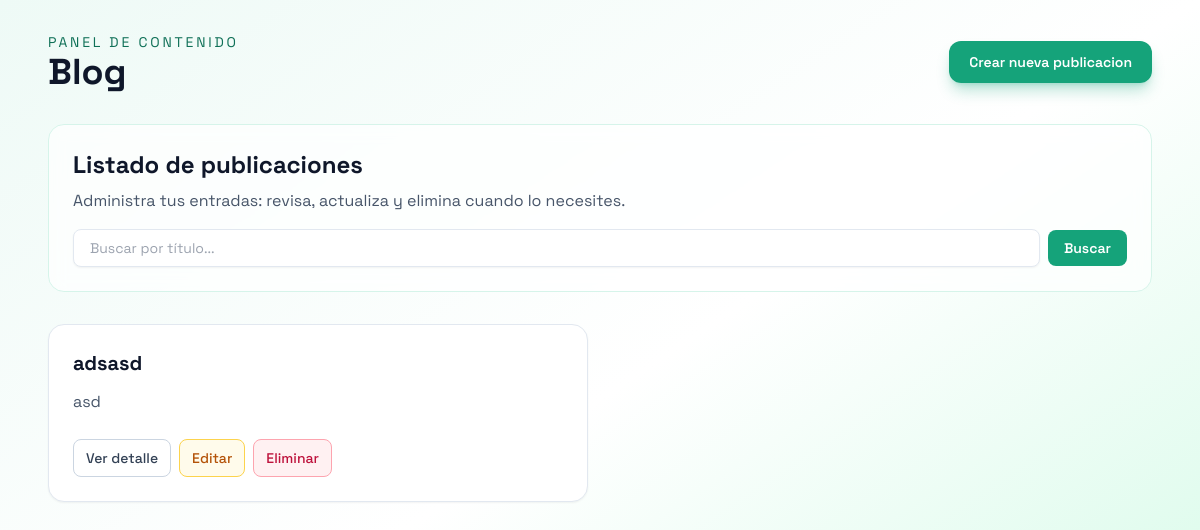
Before: / with the older database file.
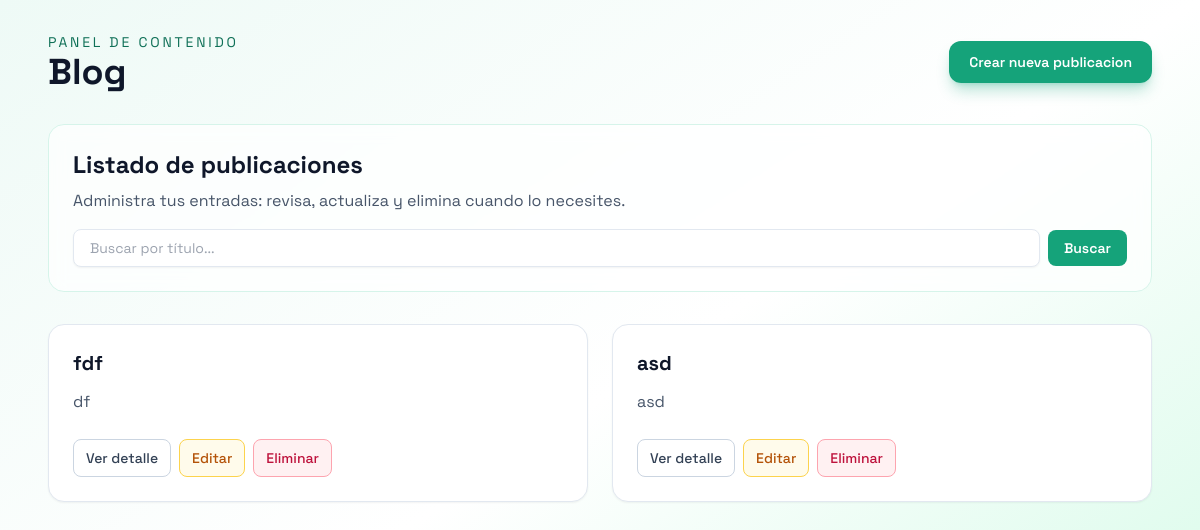
After: the same page with the newer database file.
### blog/models.py (models this page shows, shortened)
class Post(models.Model):
    title = models.CharField(max_length=200)
    content = models.TextField()
    created_at = models.DateTimeField(auto_now_add=True)
    updated_at = models.DateTimeField(auto_now=True)

### blog/views.py (the view)
# urls.py: path('', views.PostListView.as_view(), name='post_list'),
class PostListView(ListView):
    model = Post
    template_name = 'blog/list.html'
    context_object_name = 'posts'
    def get_queryset(self):
        q = self.request.GET.get('q', '').strip()
        if q:
            return Post.objects.filter(title__icontains=q).order_by('-created_at')
        return Post.objects.all().order_by('-created_at')
    def get_context_data(self, **kwargs):
        context = super().get_context_data(**kwargs)
        context['q'] = self.request.GET.get('q', '')
        return context

### templates/blog/list.html (shortened to what this page needs)
<!DOCTYPE html>
<html lang="es">
<head>
    <script src="https://cdn.tailwindcss.com"></script>
</head>
<body class="min-h-screen bg-gradient-to-br from-brand-50 via-white to-emerald-100 text-slate-900" style="font-family: 'Space Grotesk', sans-serif;">
    <header class="mx-auto flex w-full max-w-6xl items-center justify-between px-6 py-8">
        <div>
            <p class="text-sm uppercase tracking-[0.2em] text-brand-700">Panel de contenido</p>
            <h1 class="text-4xl font-bold">Blog</h1>
        </div>
        <nav>
            <a href="{% url 'post_create' %}" class="rounded-xl bg-brand-500 px-5 py-3 text-sm font-semibold text-white shadow-lg shadow-brand-500/30 transition hover:-translate-y-0.5 hover:bg-brand-700">
                Crear nueva publicacion
            </a>
        </nav>
    </header>
    <main class="mx-auto w-full max-w-6xl px-6 pb-12">
        <section class="mb-8 rounded-2xl border border-brand-100 bg-white/70 p-6 backdrop-blur">
            <h2 class="text-2xl font-bold">Listado de publicaciones</h2>
            <p class="mt-2 text-slate-600">Administra tus entradas: revisa, actualiza y elimina cuando lo necesites.</p>
            <form method="get" class="mt-4 flex items-center gap-2">
                <input
                    type="text"
                    name="q"
                    value="{{ q }}"
                    placeholder="Buscar por título..."
                    class="w-full rounded-lg border border-slate-200 px-4 py-2 text-sm shadow-sm focus:outline-none focus:ring-2 focus:ring-brand-500"
                />
                <button type="submit" class="rounded-lg bg-brand-500 px-4 py-2 text-sm font-semibold text-white">Buscar</button>
            </form>
        </section>
        {% if posts %}
            <ul class="grid gap-6 md:grid-cols-2">
                {% for post in posts %}
                    <li class="group rounded-2xl border border-slate-200 bg-white p-6 shadow-sm transition hover:-translate-y-1 hover:shadow-xl">
                        <h3 class="text-xl font-bold text-slate-900">{{ post.title }}</h3>
                        <p class="mt-3 leading-relaxed text-slate-600">{{ post.content|truncatechars:120 }}</p>
                        <div class="mt-6 flex flex-wrap gap-2">
                            <a href="{% url 'post_detail' post.pk %}" class="rounded-lg border border-slate-300 px-3 py-2 text-sm font-medium text-slate-700 transition hover:border-brand-500 hover:text-brand-700">Ver detalle</a>
                            <a href="{% url 'post_update' post.pk %}" class="rounded-lg border border-amber-300 bg-amber-50 px-3 py-2 text-sm font-medium text-amber-700 transition hover:bg-amber-100">Editar</a>
                            <a href="{% url 'post_delete' post.pk %}" class="rounded-lg border border-rose-300 bg-rose-50 px-3 py-2 text-sm font-medium text-rose-700 transition hover:bg-rose-100">Eliminar</a>
                        </div>
                    </li>
                {% endfor %}
            </ul>
        {% else %}
            <section class="rounded-2xl border border-dashed border-slate-300 bg-white p-10 text-center">
                <p class="text-lg font-medium text-slate-700">No hay publicaciones todavia.</p>
                <p class="mt-2 text-slate-500">Empieza creando tu primera entrada para practicar el CRUD.</p>
            </section>
        {% endif %}
    </main>
</body>
</html>

Changed rows visible on the page:
removed Post: title "adsasd", content "asd"
added Post: title "fdf", content "df"
added Post: title "asd", content "asd"
